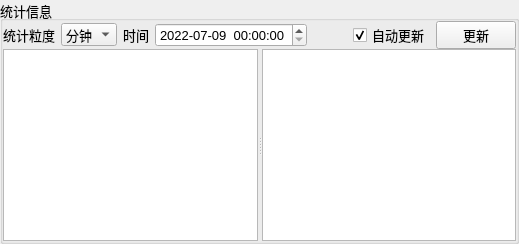
          <widget class="QGroupBox" name="groupBox_19">
           <property name="font">
            <font>
             <pointsize>10</pointsize>
             <weight>50</weight>
             <bold>false</bold>
             <stylestrategy>PreferAntialias</stylestrategy>
            </font>
           </property>
           <property name="title">
            <string>统计信息</string>
           </property>
           <layout class="QVBoxLayout" name="verticalLayout" stretch="1,64">
            <property name="spacing">
             <number>0</number>
            </property>
            <property name="leftMargin">
             <number>0</number>
            </property>
            <property name="topMargin">
             <number>0</number>
            </property>
            <property name="rightMargin">
             <number>0</number>
            </property>
            <property name="bottomMargin">
             <number>0</number>
            </property>
            <item>
             <layout class="QHBoxLayout" name="horizontalLayout_12">
              <property name="spacing">
               <number>9</number>
              </property>
              <item>
               <widget class="QWidget" name="widget_38" native="true">
                <layout class="QHBoxLayout" name="horizontalLayout_41" stretch="1,4,1,4,6,1,2">
                 <property name="spacing">
                  <number>6</number>
                 </property>
                 <property name="leftMargin">
                  <number>0</number>
                 </property>
                 <property name="topMargin">
                  <number>0</number>
                 </property>
                 <property name="rightMargin">
                  <number>0</number>
                 </property>
                 <property name="bottomMargin">
                  <number>0</number>
                 </property>
                 <item>
                  <widget class="QLabel" name="label_target_5">
                   <property name="text">
                    <string>统计粒度</string>
                   </property>
                  </widget>
                 </item>
                 <item>
                  <widget class="QComboBox" name="comboBox_statistics_mode">
                   <item>
                    <property name="text">
                     <string>分钟</string>
                    </property>
                   </item>
                   <item>
                    <property name="text">
                     <string>小时</string>
                    </property>
                   </item>
                   <item>
                    <property name="text">
                     <string>天</string>
                    </property>
                   </item>
                  </widget>
                 </item>
                 <item>
                  <widget class="QLabel" name="label_delay_9">
                   <property name="text">
                    <string>时间</string>
                   </property>
                  </widget>
                 </item>
                 <item>
                  <widget class="QDateTimeEdit" name="dateTimeEdit_statistics_time">
                   <property name="dateTime">
                    <datetime>
                     <hour>0</hour>
                     <minute>0</minute>
                     <second>0</second>
                     <year>2022</year>
                     <month>7</month>
                     <day>9</day>
                    </datetime>
                   </property>
                   <property name="maximumDateTime">
                    <datetime>
                     <hour>0</hour>
                     <minute>0</minute>
                     <second>0</second>
                     <year>2030</year>
                     <month>9</month>
                     <day>14</day>
                    </datetime>
                   </property>
                   <property name="minimumDateTime">
                    <datetime>
                     <hour>0</hour>
                     <minute>0</minute>
                     <second>0</second>
                     <year>2022</year>
                     <month>7</month>
                     <day>1</day>
                    </datetime>
                   </property>
                   <property name="currentSection">
                    <enum>QDateTimeEdit::MinuteSection</enum>
                   </property>
                   <property name="displayFormat">
                    <string>yyyy-MM-dd  HH:mm:ss</string>
                   </property>
                   <property name="calendarPopup">
                    <bool>false</bool>
                   </property>
                   <property name="currentSectionIndex">
                    <number>4</number>
                   </property>
                   <property name="timeSpec">
                    <enum>Qt::LocalTime</enum>
                   </property>
                  </widget>
                 </item>
                 <item>
                  <spacer name="horizontalSpacer_2">
                   <property name="orientation">
                    <enum>Qt::Horizontal</enum>
                   </property>
                   <property name="sizeHint" stdset="0">
                    <size>
                     <width>40</width>
                     <height>20</height>
                    </size>
                   </property>
                  </spacer>
                 </item>
                 <item>
                  <widget class="QCheckBox" name="checkBox_statistics_auto_update">
                   <property name="text">
                    <string>自动更新</string>
                   </property>
                   <property name="checked">
                    <bool>true</bool>
                   </property>
                  </widget>
                 </item>
                 <item>
                  <widget class="QPushButton" name="pushButton_statistics_config">
                   <property name="text">
                    <string>更新</string>
                   </property>
                  </widget>
                 </item>
                </layout>
               </widget>
              </item>
             </layout>
            </item>
            <item>
             <widget class="QSplitter" name="splitter_status_record">
              <property name="orientation">
               <enum>Qt::Horizontal</enum>
              </property>
              <widget class="PlotWidget" name="graphicsView_status_record">
               <property name="sizePolicy">
                <sizepolicy hsizetype="Preferred" vsizetype="Preferred">
                 <horstretch>0</horstretch>
                 <verstretch>0</verstretch>
                </sizepolicy>
               </property>
              </widget>
              <widget class="QTableView" name="tableView_status_record">
               <property name="font">
                <font>
                 <pointsize>8</pointsize>
                 <weight>50</weight>
                 <bold>false</bold>
                 <stylestrategy>PreferAntialias</stylestrategy>
                </font>
               </property>
               <property name="autoScrollMargin">
                <number>10</number>
               </property>
               <property name="sortingEnabled">
                <bool>false</bool>
               </property>
               <attribute name="horizontalHeaderMinimumSectionSize">
                <number>12</number>
               </attribute>
               <attribute name="verticalHeaderCascadingSectionResizes">
                <bool>true</bool>
               </attribute>
               <attribute name="verticalHeaderMinimumSectionSize">
                <number>5</number>
               </attribute>
               <attribute name="verticalHeaderDefaultSectionSize">
                <number>20</number>
               </attribute>
               <attribute name="verticalHeaderStretchLastSection">
                <bool>true</bool>
               </attribute>
              </widget>
             </widget>
            </item>
           </layout>
          </widget>
